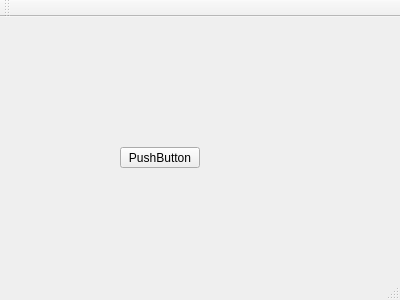
<?xml version="1.0" encoding="UTF-8"?>
<ui version="4.0">
 <class>MainWindow</class>
 <widget class="QMainWindow" name="MainWindow">
  <property name="geometry">
   <rect>
    <x>0</x>
    <y>0</y>
    <width>400</width>
    <height>300</height>
   </rect>
  </property>
  <property name="windowTitle">
   <string>MainWindow</string>
  </property>
  <widget class="QWidget" name="centralWidget">
   <widget class="QPushButton" name="pushButton">
    <property name="geometry">
     <rect>
      <x>120</x>
      <y>130</y>
      <width>80</width>
      <height>21</height>
     </rect>
    </property>
    <property name="text">
     <string>PushButton</string>
    </property>
   </widget>
  </widget>
  <widget class="QMenuBar" name="menuBar">
   <property name="geometry">
    <rect>
     <x>0</x>
     <y>0</y>
     <width>400</width>
     <height>20</height>
    </rect>
   </property>
  </widget>
  <widget class="QToolBar" name="mainToolBar">
   <attribute name="toolBarArea">
    <enum>TopToolBarArea</enum>
   </attribute>
   <attribute name="toolBarBreak">
    <bool>false</bool>
   </attribute>
  </widget>
  <widget class="QStatusBar" name="statusBar"/>
 </widget>
 <layoutdefault spacing="6" margin="11"/>
 <resources/>
 <connections/>
</ui>
